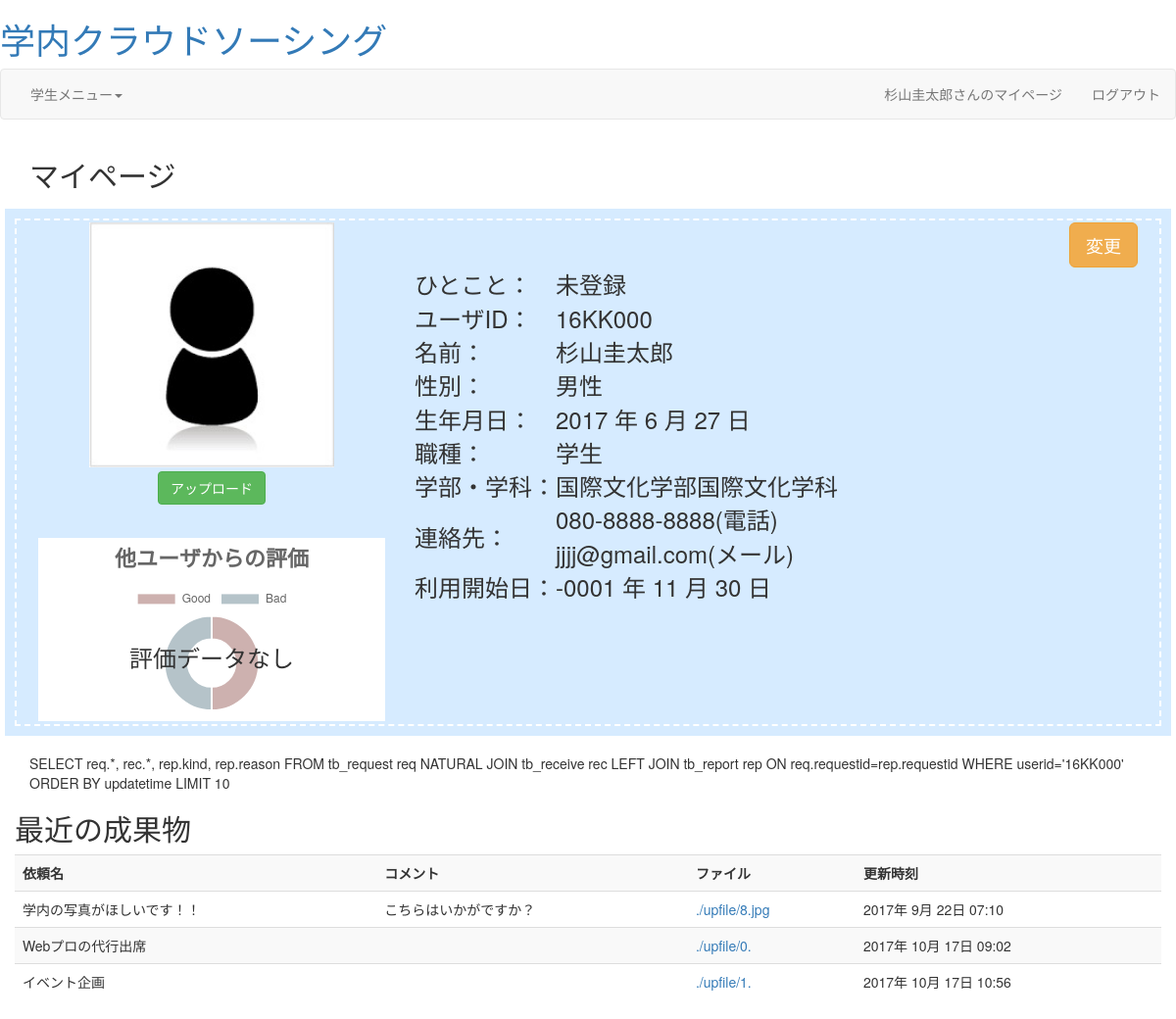
Page /mypage.php?userid=16KK000 (signed in) on the committed database.
### tables this page shows
CREATE TABLE `tb_user` (
  `userid` varchar(7) NOT NULL,
  `passwd` varchar(16) NOT NULL,
  `uname` varchar(16) NOT NULL,
  `gender` int(11) NOT NULL,
  `birth` date NOT NULL,
  `email` varchar(32) NOT NULL,
  `dept` varchar(8) NOT NULL,
  `tel` varchar(16) NOT NULL,
  `selfintro` text NOT NULL,
  `rpoint` int(11) DEFAULT NULL,
  `post` int(11) NOT NULL,
  `auth` int(11) NOT NULL DEFAULT '1',
  `evalnum` int(11) NOT NULL,
  `goodnum` int(11) NOT NULL,
  `created_at` date NOT NULL
);

CREATE TABLE `tb_department` (
  `did` varchar(3) NOT NULL,
  `dname` varchar(16) NOT NULL
);

CREATE TABLE `tb_receive` (
  `requestid` int(11) NOT NULL,
  `userid` varchar(32) NOT NULL,
  `dgresult` int(11) DEFAULT NULL,
  `comment` varchar(1000) DEFAULT NULL,
  `fileid` varchar(32) DEFAULT NULL,
  `mime` varchar(32) DEFAULT NULL,
  `optid` int(11) DEFAULT NULL,
  `rday` datetime NOT NULL,
  `eday` datetime DEFAULT NULL,
  `updatetime` timestamp NOT NULL DEFAULT CURRENT_TIMESTAMP ON UPDATE CURRENT_TIMESTAMP
);

CREATE TABLE `tb_request` (
  `requestid` int(11) NOT NULL,
  `rname` varchar(128) NOT NULL,
  `sdate` datetime NOT NULL,
  `edate` datetime NOT NULL,
  `contents` varchar(1000) NOT NULL,
  `point` int(11) NOT NULL,
  `state` int(11) NOT NULL,
  `perficient` int(11) DEFAULT NULL,
  `amethod` int(11) NOT NULL,
  `requserid` varchar(16) NOT NULL,
  `rpoint` int(11) NOT NULL,
  `outsider` varchar(32) DEFAULT NULL,
  `category` int(11) NOT NULL
);

### mypage.php (the view, shortened to what this page needs)
<?php
include('page_header.php');
require_once('db_inc.php');
$vars = array_merge($_POST, $_GET);
$userid=$_GET['userid'];
$sql = "SELECT * FROM tb_user u LEFT JOIN tb_department dep ON u.dept = dep.did LEFT JOIN tb_image img ON u.userid = img.userid WHERE u.userid='".$vars['userid']."'";
  $rs = mysql_query($sql, $conn);
  $mydata = mysql_fetch_array($rs);
  $g = array(
	0 => 'なし',
	1 => '男性',
	2 => '女性',
	3 => 'その他',
	);
  $p = array(
	1 => '学生',
	2 => '教員',
	8 => '組織',
	9 => '管理者'
	);
  $mydata['gender'] = $g[$mydata['gender']];
  $mydata['post'] = $p[$mydata['post']];
  echo '<div class="container">';
  if(isset($_SESSION['userid']) && $_SESSION['userid']==$userid){
	echo '<h2>マイページ</h2>';
  }else{
	echo '<h2>'.$userid.'さんのプロフィール</h2>';
  }
  ?>
  <div class="row mydata">
	<div class="mediumfont">
	  <div class="col-sm-4">
		  <?php
		  if($mydata['imgid'] != NULL){
			echo '<div class="center"><img src="./img/'.$userid.'.'.$mydata['mime'].'"></div>';
		  }else{
			echo '<div class="center"><img src="./img/person.jpg"></div>';
		  }
		  if(isset($_SESSION['userid']) && $_SESSION['userid'] == $userid){
			echo '<div class="center"><a href="javascript:;" onclick="OpenWindow4(\''.$userid.'\')" class="btn btn-success" id="upbtn">アップロード</a></div>';
		  }
		  ?>
<br>
		<?php include('chart.php');?>
	  </div>
	  <div class="col-sm-8">
		<div class="right">
		  <?php if(isset($_SESSION['userid']) && $_SESSION['userid']==$userid){    ?>
		  <a href="user_add.php?uid=<?php echo $userid;?>"><button type="button" class="btn btn-warning btn-lg">変更</button></a>
		</div>
		<table>
		  <tr><td>ひとこと：</td><td><?php echo $c = ($mydata['selfintro']!=NULL)?$mydata['selfintro']:'未登録';?>
		  </td></tr>
		  <tr><td>ユーザID：</td><td><?php echo $userid; ?></td></tr>
		  <tr><td>名前：</td><td><?php echo $mydata['uname']; ?></td></tr>
		  <tr><td>性別：</td><td><?php echo $mydata['gender'];?></td></tr>
		  <tr><td>生年月日：</td><td><?php echo date('Y 年 n 月 j 日',strtotime($mydata['birth'])); ?></td></tr>
		  <tr><td>職種：</td><td><?php echo $mydata['post'];?></td></tr>
		  <tr><td>学部・学科：</td><td><?php echo $mydata['dname']; ?></td></tr>
		  <tr><td>連絡先：</td><td><?php echo $mydata['tel']; ?>(電話)<br><?php echo $mydata['email']; ?>(メール)</td></tr>
		  <tr><td>利用開始日：</td><td><?php echo date('Y 年 n 月 j 日',strtotime($mydata['created_at'])); ?></td></tr>
		</table>
	  <?php } ?>
	</div>
  </div>
</div>
<?php
echo $sql = "SELECT req.*, rec.*, rep.kind, rep.reason FROM tb_request req NATURAL JOIN tb_receive rec LEFT JOIN tb_report rep ON req.requestid=rep.requestid WHERE userid='".$vars['userid']."' ORDER BY updatetime LIMIT 10";
  $rs = mysql_query($sql, $conn);
  $row = mysql_fetch_array($rs);
?>
	<div class="row">
	<div class="">
	<h2>最近の成果物</h2>
	<?php
	if(!$row){
		echo '<div><h3>成果物はありません。</h3></div>';
	}else{
			echo '<div>';
			echo '<table class="table table-striped table-hover">';
			echo '<tr><th>依頼名</th><th>コメント</th><th>ファイル</th><th>更新時刻</th></tr>';
			while($row){
				echo '<tr><td>' . $row['rname'] . '</td>';
				echo '<td>' . $row['comment'] . '</td>';
				if(isset($row['fileid'])){
					$address = './upfile/' . $row['fileid'] .'.'.$row['mime'] ;
					echo '<td><a href="'.$address.'">'.$address.'</a></td>';
				}else{
					echo '<td></td>';
				}
				echo '<td>' . date('Y年 n月 j日 H:i',strtotime($row['updatetime'])) . '</td></tr>';
				$row = mysql_fetch_array($rs);
			}
			echo '</table>';
		}
		?>
</div>
<?php
include('page_footer.php');
?>

### chart.php
<div class="chart">
	<canvas id="myChart"></canvas>
	<?php
	echo '<p>'.percent($mydata['goodnum'], $mydata['evalnum']).'</p>';
	function percent($g, $e){
		if($e == 0){
			$str = '評価データなし';
		}else{
			$p = round($g/$e*100);
			$str = $p .'%';
		}
		return $str;
	}
	$array = array((INT)$mydata['goodnum'], $mydata['evalnum']-$mydata['goodnum']);
	if($array[0] != 0 || $array[1] != 0){
		$color = array("#ff3366","#3498db");
	}else{
		$color = array("#CDB1AF","#b5c3c9");
	}
	$num=json_encode($array);
	$color=json_encode($color);
	?>
	<script type="text/javascript">
	//JSON.parseを使って配列を受け取る
	var d = JSON.parse('<?php echo $num;?>');
	var c = JSON.parse('<?php echo $color;?>');
	var nodata = 0;
	if(d[0] == 0 || d[1] ==0){
		d=[1,1];
		var nodata = 1;
	}
	console.log(d);
	console.log(c);
	var ctx = document.getElementById("myChart").getContext('2d');
	var myChart = new Chart(ctx, {
		type: 'doughnut',
		data: {
			labels: ["Good", "Bad"],
			datasets: [{
				backgroundColor: c,
				//backgroundColor: ["#ff3366","#3498db"],
				//data: [55, 11, 22]
				data:d	//ここの処理
			}]
		},
		options: {
			title: {                           //タイトル設定
               display: true,                 //表示設定
               fontSize: 22,                  //フォントサイズ
               text: '他ユーザからの評価'                //ラベル
           },
           tooltips: {
           	callbacks: {
           		label: function (tooltipItem, data) {
           			if(nodata == 0){
           				return data.labels[tooltipItem.index]
           				+ ": "
           				+ data.datasets[0].data[tooltipItem.index]
              				+ " 件"; //ここで単位を付けます
              			}else{
              				return data.labels[tooltipItem.index]
              				+ ": "
              				+ '0件';
              			}
              		}
              	}
              }
          }
      });
  </script>
</div>

### css/style.css (style rules this page uses)
.mydata { padding: 0.2em 0.5em; margin: 2em 0; background: #d6ebff; box-shadow: 0px 0px 0px 10px #d6ebff; border: dashed 2px white; }
.mydata p { margin: 0; padding: 0; }
img { max-width: 300px; max-height: 300px; min-width: 250px; min-height: 250px; width: auto; height: auto; }
.mediumfont { font-size:x-large; }
.center { text-align: center; }
.right { text-align: right; }
canvas { height: auto !important; width: 100% !important; padding-top: 0px; padding-bottom: 10px; background-color: white; }
.chart { position: relative; }
.chart>p { position: absolute; top: 0; left: 0; margin: auto; right:0; text-align: center; top: 65%; -webkit-transform: translateY(-50%); transform: translateY(-50%); }

### rows in the picture
tb_user: percent($mydata['goodnum'], $mydata['evalnum']) "評価データなし", selfintro "未登録", uname "杉山圭太郎", birth "2017 年 6 月 27 日", tb_department.dname "国際文化学部国際文化学科", tel "080-8888-8888", email "jjjj@gmail.com", created_at "-0001 年 11 月 30 日"
tb_receive: requestid.rname "学内の写真がほしいです！！", comment "こちらはいかがですか？", address "./upfile/8.jpg", updatetime "2017年 9月 22日 07:10"
tb_request: rname "Webプロの代行出席", tb_receive.fileid+mime "./upfile/0.", tb_receive.updatetime "2017年 10月 17日 09:02"
tb_request: rname "イベント企画", tb_receive.fileid+mime "./upfile/1.", tb_receive.updatetime "2017年 10月 17日 10:56"

### other values in the picture
$s[$i] "学生"
$_SESSION['uname'] "杉山圭太郎"
$label "ログアウト"
$userid "16KK000"
$mydata['gender'] "男性"
$mydata['post'] "学生"
chart data {{ $num }} [0,0]
